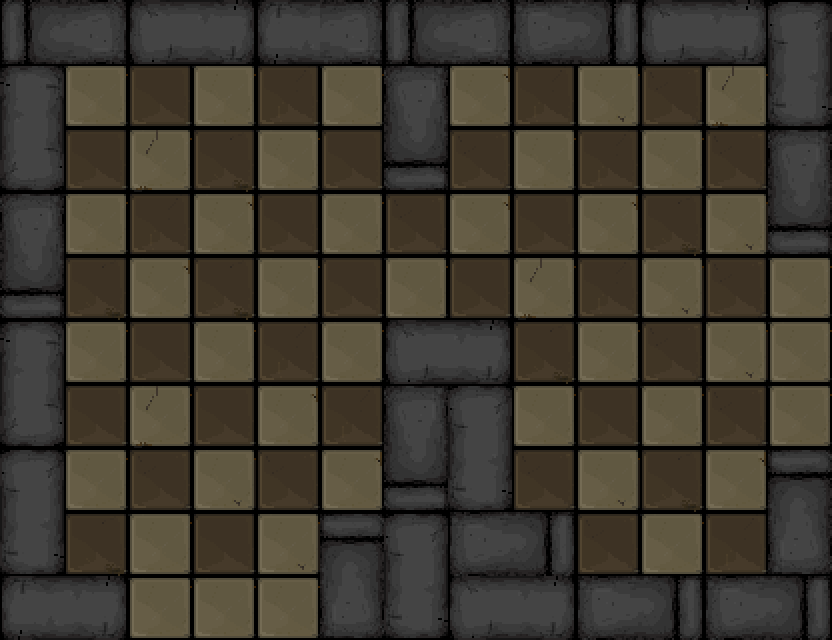

This is a level from a 2D game, rendered from its Tiled map with the project's own tilesets. A one-line summary and the complete map file follow:
An orthogonal 13x10 tile map with 64x64 px tiles, 1 tile layer (Tile Layer 1).

<map version="1.0" orientation="orthogonal" renderorder="right-down" width="13" height="10" tilewidth="64" tileheight="64" nextobjectid="1">
 <tileset firstgid="1" name="tileset" tilewidth="64" tileheight="64" tilecount="27" columns="3">
  <image source="tileset.png" width="192" height="576" />
 </tileset>
 <layer name="Tile Layer 1" width="13" height="10">
  <data encoding="csv">
19,23,11,15,17,23,19,23,25,21,11,15,10,
16,1,2,1,5,1,24,6,5,8,4,7,14,
12,2,7,3,1,2,20,4,1,5,1,4,24,
24,1,5,6,2,1,4,6,2,6,3,8,20,
20,3,6,3,1,2,1,2,7,5,8,4,1,
16,1,2,1,5,1,11,15,3,1,4,8,1,
12,2,7,2,6,5,24,10,1,2,1,4,1,
10,1,4,8,4,6,20,14,4,8,3,6,18,
14,3,1,2,8,18,10,25,21,4,1,5,22,
17,15,1,1,1,22,14,11,15,25,21,25,21
</data>
 </layer>
</map>